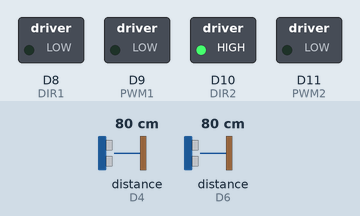
The sketch below on a simulated Arduino Uno R4 WiFi. Parts: switched loads named in the sketch (green lamp = pin HIGH). Wiring (inferred from the names in the program): 2 × ultrasonic range finder: trigger D3, echo D4 / trigger D5, echo D6. The inputs (shaded band) are chosen by the test bench; at power-on: distance to the obstacle (sensors on D4, D6) 80 cm. The echo pulse lasts 58.3 µs per cm; pins used as bus, display or sensor lines are not drawn; what the sketch prints to the serial monitor is not drawn.

Above: at 11.2 s.
11.3 s: distance to the obstacle (sensor on D4) set to 19 cm
12.8 s: distance to the obstacle (sensor on D4) set to 14 cm
At 13.7 s:
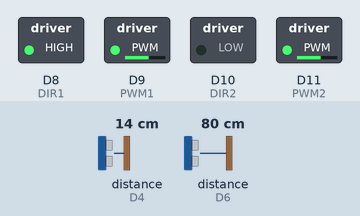
Timing chart, 0 to 15.8 s (numbered marks = the images above; inputs shaded):
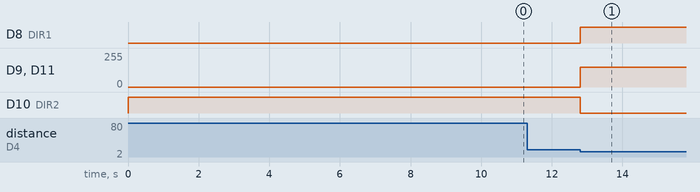

The sketch:

Wifi_Robot_App_Arduino.ino
```cpp
#include <ArduinoJson.h>
#include "WiFiS3.h"
#include "arduino_secrets.h"

char ssid[] = SECRET_SSID;
char pass[] = SECRET_PASS;

String direction = "forward";

int lastSpeed = 0;
int status = WL_IDLE_STATUS;

WiFiServer server(80);

const int DIR1 = 8;
const int DIR2 = 10;
const int PWM1 = 9;
const int PWM2 = 11;
const int TRIG_A = 3;
const int TRIG_B = 5;
const int ECHO_A = 4;
const int ECHO_B = 6;

bool obstacleDetected = false;

void setup() {

  Serial.begin(9600);
  Serial.println("--- System Initialization Started ---");

  initHardware();
  stopMotors();

  if (!setupWiFi()) {
    Serial.println("CRITICAL ERROR: System Halted.");
    while (true);
  }

  server.begin();
  printWiFiStatus();
  Serial.println("--- System Ready: Awaiting Commands ---");
}

void loop() {

  checkWiFiStatus();

  float distA = measurement_A();
  float distB = measurement_B();

  handleObstacleAvoidance(distA, distB);

  Serial.println("distA");
  Serial.println(distA);
  Serial.println("distB");
  Serial.println(distB);

  WiFiClient client = server.available();

  if (client) {

    processNetworkRequest(client);

  }
}

void initHardware() {

  pinMode(DIR1, OUTPUT);
  pinMode(DIR2, OUTPUT);
  pinMode(PWM1, OUTPUT);
  pinMode(PWM2, OUTPUT);

  pinMode(TRIG_A,OUTPUT);
  pinMode(TRIG_B,OUTPUT);
  pinMode(ECHO_A,INPUT);
  pinMode(ECHO_B,INPUT);

  Serial.println("Hardware pins initialized");
}

void stopMotors() {

  digitalWrite(DIR1, LOW);
  digitalWrite(DIR2, HIGH);

  analogWrite(PWM1, 0);
  analogWrite(PWM2, 0);

  Serial.println("Motors stopped (safe state).");
}

bool setupWiFi() {

  if (WiFi.status() == WL_NO_MODULE) {

    Serial.println("WiFi module not found!");
    return false;
  }

  WiFi.config(IPAddress(192, 48, 56, 2));
  Serial.print("Starting AP: ");
  Serial.println(ssid);

  status = WiFi.beginAP(ssid, pass);
  if (status != WL_AP_LISTENING) {

    Serial.println("AP failed to reach LISTENING state.");

    return false;
  }

  delay(10000);
  return true;
}

void checkWiFiStatus() {

  if (status != WiFi.status()) {

    status = WiFi.status();
    Serial.println(status == WL_AP_CONNECTED ? "Device connected" : "Device disconnected");

  }
}

void handleObstacleAvoidance(float distA, float distB) {

  if (distA < 17.00) {

    obstacleDetected = true;
    driveReverse();

  } else if (distB < 20.00) {

    obstacleDetected = true;
    driveForward();

  } else if (obstacleDetected && distA > 27.00 && distB > 30.00) {

    obstacleDetected = false;
    stopMotors();

  }
}

void driveForward() {

  digitalWrite(DIR1, LOW);
  digitalWrite(DIR2, HIGH);

  int speed = (lastSpeed > 0) ? lastSpeed : 150;

  applySpeed(speed);

  direction = "forward";
  Serial.println("Action: Driving Forward");
}

void driveReverse() {

  digitalWrite(DIR1, HIGH);
  digitalWrite(DIR2, LOW);

  int speed = (lastSpeed > 0) ? lastSpeed : 150;

  applySpeed(speed);

  direction = "back";
  Serial.println("Action: Driving Reverse (Obstacle Avoidance)");
}

void applySpeed(int speed) {
  analogWrite(PWM1, speed);
  analogWrite(PWM2, speed);
}

void processNetworkRequest(WiFiClient &client) {

  Serial.println("New client connected");

  String request = readRequest(client);

  handleRequestRouting(client, request);

  client.stop();
  Serial.println("Client disconnected");
}

String readRequest(WiFiClient &client) {

  String req = "";
  unsigned long timeout = millis() + 500;

  while (client.connected() && millis() < timeout) {

    while (client.available()) {

      req += (char)client.read();
      timeout = millis() + 500;
    }
  }

  return req;
}

void handleRequestRouting(WiFiClient &client, String &request) {

  if (request.startsWith("POST")) {
      handlePost(client, request);

    } else {

      sendErrorResponse(client, "Invalid Request Method");

    }
}

void handlePost(WiFiClient &client, String &request) {

  if (!request.startsWith("POST") || request.indexOf("Content-Type: application/json") == -1) {

    sendErrorResponse(client, "Unsupported method or Content-Type");

    return;
  }

  int jsonStart = request.indexOf("\r\n\r\n") + 4;

  if (jsonStart < 4 || jsonStart >= request.length()) {

    sendErrorResponse(client, "No JSON found");

    return;
  }

  String json = request.substring(jsonStart);

  StaticJsonDocument<256> doc;

  if (deserializeJson(doc, json)) {

    sendErrorResponse(client, "Invalid JSON");

    return;
  }

  processCommands(client, doc);
}

void sendJsonResponse(WiFiClient &client, const String &message) {

  StaticJsonDocument<200> response;

  response["status"] = "ok";
  response["message"] = message;
  response["direction"] = direction;

  String responseJson;

  serializeJson(response, responseJson);

  client.println("HTTP/1.1 200 OK");
  client.println("Content-Type: application/json");
  client.println("Connection: close");
  client.println();
  client.println(responseJson);

  Serial.println("Response sent:");
  Serial.println(responseJson);

}

void sendErrorResponse(WiFiClient &client, const String &message) {

  StaticJsonDocument<200> response;

  response["status"] = "error";
  response["message"] = message;
  response["direction"] = direction;

  String responseJson;

  serializeJson(response, responseJson);

  client.println("HTTP/1.1 400 Bad Request");
  client.println("Content-Type: application/json");
  client.println("Connection: close");
  client.println();
  client.println(responseJson);

  Serial.println("Error response sent:");
  Serial.println(responseJson);

}

void printWiFiStatus() {

  Serial.print("SSID: ");
  Serial.println(WiFi.SSID());
  Serial.print("IP Address: ");
  Serial.println(WiFi.localIP());

}

float measurement_A(){

  unsigned long time;

  digitalWrite(TRIG_A, HIGH);

  delayMicroseconds(10);

  digitalWrite(TRIG_A, LOW);

  time = pulseIn(ECHO_A, HIGH, 30000);

  if (time == 0) {
    return 400.00;
  }

  return time / 58.00;

}

float measurement_B(){

  unsigned long time;

  digitalWrite(TRIG_B, HIGH);

  delayMicroseconds(10);

  digitalWrite(TRIG_B, LOW);

  time = pulseIn(ECHO_B, HIGH, 30000);

  if (time == 0) {
    return 400.00;
  }

  return time / 58.00;

}

void processCommands(WiFiClient &client, StaticJsonDocument<256> &doc) {

  if (doc.containsKey("side")) {

    String side = doc["side"];

    if (side == "left") {

      if(direction == "forward"){

        digitalWrite(DIR1,HIGH);

      } else if(direction == "back"){

        digitalWrite(DIR1, LOW);

      }

      sendJsonResponse(client, "side left");

    } else if (side == "right") {

      if(direction == "forward"){

        digitalWrite(DIR2,LOW);

      } else if(direction == "back"){

        digitalWrite(DIR2, HIGH);

      }

      sendJsonResponse(client, "side right");

    } else if (side == "normal") {

      analogWrite(PWM1,lastSpeed);
      analogWrite(PWM2,lastSpeed);

      if(direction == "forward"){

        digitalWrite(DIR1,LOW);
        digitalWrite(DIR2,HIGH);

      } else if(direction == "back"){

        digitalWrite(DIR1,HIGH);
        digitalWrite(DIR2,LOW);

      }

      sendJsonResponse(client, "side normal");

    } else {

      sendErrorResponse(client, "Invalid side value");

    }

  } else if (doc.containsKey("direction")) {

    String newDirection = doc["direction"];

    if (newDirection == "forward") {

      digitalWrite(DIR1,LOW);
      digitalWrite(DIR2,HIGH);

      direction = newDirection;

      sendJsonResponse(client, "Direction changed to " + direction);

    } else if (newDirection == "back"){

      digitalWrite(DIR1,HIGH);
      digitalWrite(DIR2,LOW);

      direction = newDirection;

      sendJsonResponse(client, "Direction changed to " + direction);

    } else {

      sendErrorResponse(client, "Invalid direction value");

    }

  } else if (doc.containsKey("speed")) {

    int speed = doc["speed"];

    analogWrite(PWM1,speed);
    analogWrite(PWM2,speed);

    lastSpeed = speed;

    Serial.print("Speed received: ");
    Serial.println(speed);

    sendJsonResponse(client, "Speed set to " + String(speed));

  } else {

    sendErrorResponse(client, "Unknown command in JSON");

  }
}
```

arduino_secrets_example.h
```cpp
#define SECRET_SSID "Your_WiFi_Name"
#define SECRET_PASS "Your_Password"
```

Measured:
- the behaviour switches between 17 and 16 cm on distance to the obstacle (sensor on D4) (found by bisection; images 0 and 1)
- after the input at 12.8 s, D8 (DIR1): LOW → HIGH at once; D9 (PWM1), D11 (PWM2): 0/255 → 150/255 at once; D10 (DIR2): HIGH → LOW at once
